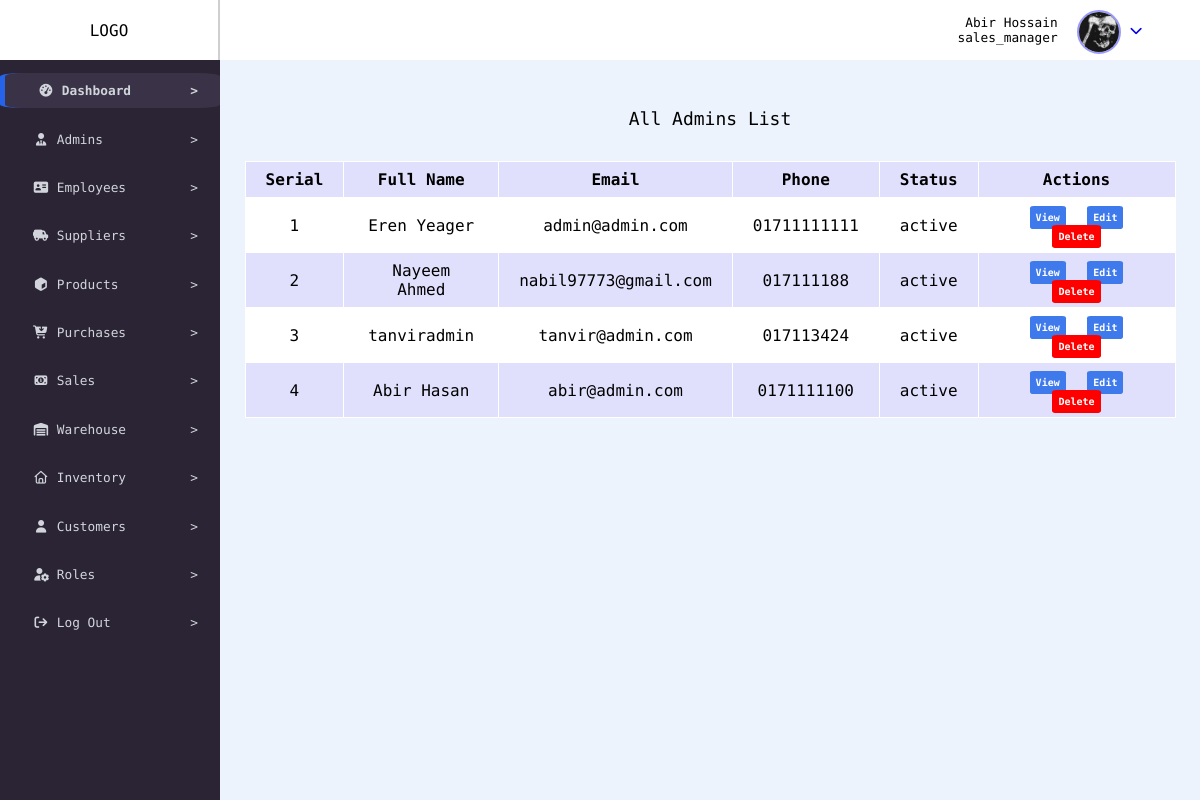
/dashboard.php?view=all_admins (signed in), run on the app's committed database.
### tables this page shows
CREATE TABLE `users` (
  `user_id` int(11) NOT NULL,
  `role_id` int(11) NOT NULL,
  `full_name` varchar(65) NOT NULL,
  `profile_picture` varchar(255) DEFAULT NULL,
  `phone` varchar(12) NOT NULL,
  `email` varchar(100) NOT NULL,
  `user_password` varchar(255) NOT NULL,
  `user_status` enum('active','inactive') DEFAULT 'active',
  `created_at` timestamp NOT NULL DEFAULT current_timestamp()
);

### config/db.config.php (called while the page is built)
<?php
function dbQuery(string $query){
  $host = 'localhost';
  $port = 3308;
  $dbname = 'sme_inventory';
  $username = 'root';
  $password = '';
  $pdo = new PDO("mysql:host={$host};port={$port};dbname={$dbname}",$username,$password,[
    PDO::ATTR_ERRMODE =>  PDO::ERRMODE_EXCEPTION
    ]);
    $stmt = $pdo->prepare($query);
    $stmt->execute();
    $result = $stmt->fetchAll(PDO::FETCH_ASSOC);
    return $result;
  }
  ?>

### views/all_admins.views.php (the view)
<div class="all_container">
  <div class="table_caption">
    All Admins List
  </div>
  <table>
    <tr>
      <th>Serial</th>
      <th>Full Name</th>
      <th>Email</th>
      <th>Phone</th>
      <th>Status</th>
      <th>Actions</th>
    </tr>
    <?php
    $results = dbQuery('SElECT * FROM users WHERE role_id = 1');
    for ($i = 1; $i <= count($results); $i++) :
    ?>
      <tr>
        <td><?= $i ?></td>
        <td><?= $results[$i - 1]['full_name'] ?></td>
        <td><?= $results[$i - 1]['email'] ?></td>
        <td><?= $results[$i - 1]['phone'] ?></td>
        <td><?= $results[$i - 1]['user_status'] ?></td>
        <td>
          <a href="profile.php?id=<?= $results[$i - 1]['user_id'] ?>">View</a>
          <a href="edit_profile.php?id=<?= $results[$i - 1]['user_id'] ?>">Edit</a>
          <a class="delete_button" href="inc/delete_profile.php?id=<?= $results[$i - 1]['user_id'] ?>">Delete</a>
        </td>
      </tr>
    <?php endfor; ?>
  </table>
</div>

### dashboard.php (shortened to what this page needs)
<?php
if (!empty($_SESSION['user_id'])) :
  include __DIR__ . '/views/header.php';
  include __DIR__ . '/config/db.config.php';
?>
  <?php
  $sidebarArr = [
    'Dashboard' => 'fa-solid fa-gauge-high',
    'Admins' => 'fa-solid fa-user-tie',
    'Employees' => 'fa-solid fa-address-card',
    'Suppliers' => 'fa-solid fa-truck-field',
    'Products' => 'fa-solid fa-cube',
    'Purchases' => 'fa-solid fa-cart-arrow-down',
    'Sales' => 'fa-solid fa-money-bill-1',
    'Warehouse' => 'fa-solid fa-warehouse',
    'Inventory' => 'fa-regular fa-house',
    'Customers' => 'fa-solid fa-user',
    'Roles' => 'fa-solid fa-user-gear',
    'Log Out' => 'fa-solid fa-arrow-right-from-bracket'
  ];
  $keys = array_keys($sidebarArr);
  ?>
  <div class="dashboard_container">
    <nav>
      <?php include __DIR__ . '/inc/navbar.inc.php' ?>
    </nav>
    <aside>
      <?php foreach ($keys as $key) : ?>
        <a href="<?= !empty($_GET['aside']) && $_GET['aside'] === $key ? 'dashboard.php' : '?aside=' . $key; ?>">
          <div class="item <?= $_SESSION['active_sidebar'] === $key ? 'active' : ''; ?>">
            <div>
              <i class="<?= $sidebarArr[$key]; ?>"></i>
              <?= $key; ?>
            </div>
            <span>></span>
          </div>
        </a>
      <?php endforeach; ?>
      <div class="empty_space">
      </div>
    </aside>
    <div class="main">
      <?php if (!empty($_GET['view']) && $_GET['view'] == 'all_admins')  include __DIR__ . '/views/all_admins.views.php'; ?>
    </div>
  </div>
  </body>
  </html>
<?php else : header('Location: login.php');
  die();
endif; ?>

### views/header.php (shortened to what this page needs)
<!DOCTYPE html>
<html lang="en">
<head>
  <link rel="stylesheet" href="styles/style.css">
  <link rel="stylesheet" href="styles/mac_style.css">
  <link rel="stylesheet"
    href="https://cdnjs.cloudflare.com/ajax/libs/font-awesome/7.3.0/css/all.min.css" />
</head>
<body>

### inc/navbar.inc.php
<div class="nav_container">
  <div class="logo_sec">LOGO</div>
  <div class="dif_sec">
    <?php $string = empty($_GET['nav']) ? '?nav=drop_click' : 'dashboard.php' ?>
    <a href="<?= $string ?> ">
      <div class="photo_sec">
        <?php
        $user_id = (int) $_SESSION['user_id'];
        $resultPhoto = dbQuery("SELECT profile_picture FROM users WHERE user_id = {$user_id}");
        $resultPhoto[0]['profile_picture'] != NULL ? $pp = $resultPhoto[0]['profile_picture'] : $pp = 'default.jpeg';
        ?>
        <div class="image">
          <img src="uploads/<?= $pp ?>" alt="pp">
        </div>
        <span class="arrow">
          <?php if(empty($_GET['nav'])) : ?>
          <i class="fa-solid fa-chevron-down"></i>
          <?php else : ?>
          <i class="fa-solid fa-angle-up"></i>
          <?php endif; ?>
        </span>
      </div>
    </a>
    <div class="full_name">
        <span class="name">
          <?php echo $_SESSION['full_name']; ?>
        </span>
        <span class="designation">
          <?php echo $_SESSION['role_name']; ?>
        </span>
    </div>
  </div>
</div>

### styles/style.css (style rules this page uses)
body { background-color: #685c79; font-family: "Roboto Mono", monospace; box-sizing: border-box; margin: 0; border: 0; }
.dashboard_container nav { grid-area: nv; background-color: #ffffff; }
.dashboard_container aside { grid-area: sd; background-color: #2b2434; }
.dashboard_container .main { grid-area: ma; background-color: #edf3fc; }
.dashboard_container { display: grid; grid-template-columns: 220px 1fr; grid-template-rows: 60px 1fr; grid-template-areas: "nv nv" "sd ma"; height: 100vh; }
.dashboard_container aside { display: flex; flex-direction: column; justify-content: space-evenly; }
.dashboard_container aside .item { height: 2.2rem; display: flex; justify-content: space-between; align-items: center; font-size: 0.8rem; color: #d1d5db; padding-left: 15%; padding-right: 10%; border-radius: 10%; transition-duration: 0.1s; }
.dashboard_container aside a { text-decoration: none; }
.dashboard_container .empty_space { background-color: #2b2434; height: 18%; }
.dashboard_container aside .active { background-color: #3a3246; font-weight: bold; border-left: 5px solid #2563eb; }
.dashboard_container nav .nav_container { display: grid; grid-template-columns: 220px 1fr; grid-template-rows: 1fr; grid-template-areas: "ls ds"; height: 100%; }
.dashboard_container nav .logo_sec { grid-area: ls; border-right: 2px solid rgb(207, 207, 207); display: flex; justify-content: center; align-items: center; }
.dashboard_container nav .dif_sec { grid-area: ds; display: flex; flex-direction: row-reverse; align-items: center; gap: 1.2rem; padding-right: 3.5rem; }
.dashboard_container nav .photo_sec { display: flex; gap: 0.7rem; align-items: center; }
.dashboard_container nav .photo_sec .arrow { font-size: 0.8rem; }
.dashboard_container nav .photo_sec .image { height: 2.5rem; width: 2.5rem; }
.dashboard_container nav .photo_sec img { height: 100%; width: 100%; object-fit: cover; border-radius: 50%; border: 2px solid rgb(155, 155, 255); }
.dashboard_container nav .dif_sec .full_name { display: flex; flex-direction: column; align-items: end; justify-content: center; }
.dashboard_container nav .full_name .name { font-size: 0.8rem; font-weight: 500; }
.dashboard_container nav .full_name .designation { font-size: 0.8rem; font-weight: 300; }
.dashboard_container nav .dif_sec a { text-decoration: none; }
.main .all_container .table_caption { width: 100%; font-size: large; padding-top: 3rem; padding-bottom: 2rem; display: flex; justify-content: center; }
.main .all_container table { width: 95%; border-spacing: 1px; background-color: white; margin-left: auto; margin-right: auto; }
.main .all_container td, .main .all_container th { text-align: center; padding: 8px 20px; }
tr:nth-child(odd) { background-color: rgb(224, 224, 253); }
.main .all_container td a { font-size: x-small; background-color: #3e7aeb; padding: 6px; margin-left: 6px; margin-right: 6px; color: white; font-weight: bold; cursor: pointer; border-radius: 10%; text-decoration: none; }
.main .all_container td .delete_button { background-color: red; }

### data on the page
users: profile_picture (picture)
users: full_name "Eren Yeager", email "admin@admin.com", phone "01711111111", user_status "active"
users: full_name "Nayeem Ahmed", email "nabil97773@gmail.com", phone "017111188", user_status "active"
users: full_name "tanviradmin", email "tanvir@admin.com", phone "017113424", user_status "active"
users: full_name "Abir Hasan", email "abir@admin.com", phone "0171111100", user_status "active"

### other printed values
$_SESSION['full_name'] "Abir Hossain"
$_SESSION['role_name'] "sales_manager"
$key "Dashboard"
$key "Admins"
$key "Employees"
$key "Suppliers"
$key "Products"
$key "Purchases"
$key "Sales"
$key "Warehouse"
$key "Inventory"
$key "Customers"
$key "Roles"
$key "Log Out"
